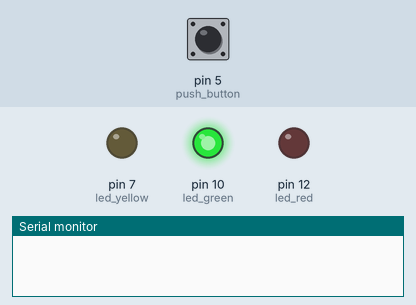
The sketch below on a simulated Arduino Uno, built with avr-gcc and run on an emulated ATmega328P. Parts: output pins drawn as LEDs (lit = HIGH), the last lines printed to the serial monitor. The inputs (shaded band) are chosen by the test bench; at power-on: pin 5 (push_button) LOW.

Above: at 1.2 s.
1.3 s: pin 5 (push_button) pulled HIGH for 0.15 s
At 2.1 s:
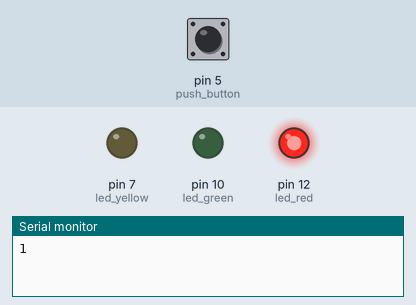
At 17.7 s:
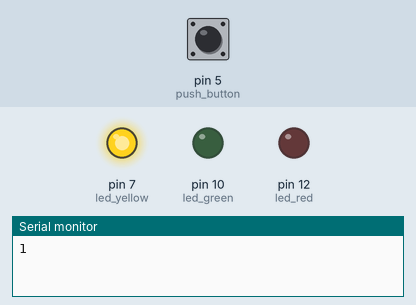
Timing chart, 0 to 32.8 s (numbered marks = the images above; inputs shaded):
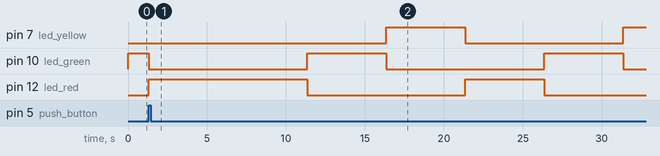

Measured:
- by itself, pin 10 (led_green): alternates HIGH for 5.0 s and LOW for 10.0 s

The sketch:

powerful_amur1.ino
```cpp
 int led_red = 12;
 int led_yellow = 7;
 int led_green = 10;
 int push_button = 5;
int x;
 long greentime = 5000;
 long yellowtime = 5000;
 long redtime = 5000;
 long red_time_pedestrian=10000;

void setup() {
  Serial.begin(9600);
    pinMode(led_red, OUTPUT);
    pinMode(led_yellow, OUTPUT);
    pinMode(led_green, OUTPUT);
    pinMode(push_button, INPUT);
}

void loop() {
    if (digitalRead(push_button) == HIGH) {  // Pedestrian Request
        delay(50);
      x=digitalRead(push_button);
      Serial.println(x);

        if (x == HIGH) {
            digitalWrite(led_red, HIGH);
            digitalWrite(led_yellow, LOW);
            digitalWrite(led_green, LOW);
            delay(red_time_pedestrian);
        }
    } else {
        trafficFlow(led_green, greentime);
        trafficFlow(led_yellow, yellowtime);
        trafficFlow(led_red, redtime);
    }
}
void trafficFlow(int led, long duration) {
    digitalWrite(led_red, LOW);
    digitalWrite(led_yellow, LOW);
    digitalWrite(led_green, LOW);
    digitalWrite(led, HIGH);

    unsigned long start = millis();
    while (millis() - start < duration) {
        if (digitalRead(push_button) == HIGH) return;
    }
}
```
